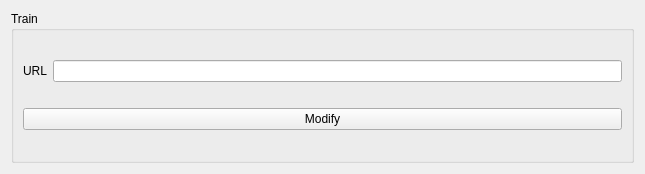
<?xml version="1.0" encoding="UTF-8"?>
<ui version="4.0">
 <class>TrainSetting</class>
 <widget class="QWidget" name="TrainSetting">
  <property name="geometry">
   <rect>
    <x>0</x>
    <y>0</y>
    <width>645</width>
    <height>174</height>
   </rect>
  </property>
  <property name="windowTitle">
   <string>Form</string>
  </property>
  <layout class="QGridLayout" name="gridLayout_2">
   <item row="0" column="0">
    <widget class="QGroupBox" name="gBoxTrain">
     <property name="title">
      <string>Train</string>
     </property>
     <layout class="QGridLayout" name="gridLayout">
      <item row="0" column="0">
       <widget class="QLabel" name="labelURL">
        <property name="text">
         <string>URL</string>
        </property>
       </widget>
      </item>
      <item row="0" column="1">
       <widget class="QLineEdit" name="lineEditURL"/>
      </item>
      <item row="1" column="0" colspan="2">
       <widget class="QPushButton" name="btnModify">
        <property name="text">
         <string>Modify</string>
        </property>
       </widget>
      </item>
     </layout>
    </widget>
   </item>
  </layout>
 </widget>
 <resources/>
 <connections/>
</ui>
